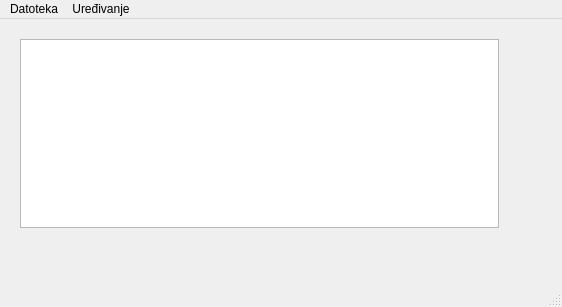
<?xml version="1.0" encoding="UTF-8"?>
<ui version="4.0">
 <class>MainWindow</class>
 <widget class="QMainWindow" name="MainWindow">
  <property name="geometry">
   <rect>
    <x>0</x>
    <y>0</y>
    <width>562</width>
    <height>307</height>
   </rect>
  </property>
  <property name="windowTitle">
   <string>MainWindow</string>
  </property>
  <widget class="QWidget" name="centralWidget">
   <widget class="QWidget" name="verticalLayoutWidget">
    <property name="geometry">
     <rect>
      <x>9</x>
      <y>9</y>
      <width>501</width>
      <height>211</height>
     </rect>
    </property>
    <layout class="QVBoxLayout" name="verticalLayout_2">
     <item>
      <widget class="QTextEdit" name="textEdit"/>
     </item>
    </layout>
   </widget>
  </widget>
  <widget class="QMenuBar" name="menuBar">
   <property name="geometry">
    <rect>
     <x>0</x>
     <y>0</y>
     <width>562</width>
     <height>25</height>
    </rect>
   </property>
   <widget class="QMenu" name="menuFile">
    <property name="title">
     <string>Datoteka</string>
    </property>
    <addaction name="actionNew"/>
    <addaction name="actionOpen"/>
    <addaction name="actionSave"/>
    <addaction name="actionSave_As"/>
    <addaction name="separator"/>
    <addaction name="actionExit"/>
    <addaction name="separator"/>
   </widget>
   <widget class="QMenu" name="menuEdit">
    <property name="title">
     <string>Uređivanje</string>
    </property>
    <addaction name="actionCopy"/>
    <addaction name="actionPaste"/>
    <addaction name="actionCut"/>
    <addaction name="actionUndo"/>
    <addaction name="actionRedo"/>
    <addaction name="separator"/>
   </widget>
   <addaction name="menuFile"/>
   <addaction name="menuEdit"/>
  </widget>
  <widget class="QStatusBar" name="statusBar"/>
  <action name="actionNew">
   <property name="text">
    <string>Novo</string>
   </property>
  </action>
  <action name="actionOpen">
   <property name="text">
    <string>Otvori</string>
   </property>
  </action>
  <action name="actionSave_As">
   <property name="text">
    <string>Spremi kao</string>
   </property>
  </action>
  <action name="actionExit">
   <property name="text">
    <string>Izađi</string>
   </property>
  </action>
  <action name="actionCopy">
   <property name="text">
    <string>Kopiraj</string>
   </property>
  </action>
  <action name="actionPaste">
   <property name="text">
    <string>Zalijepi</string>
   </property>
  </action>
  <action name="actionCut">
   <property name="text">
    <string>Izreži</string>
   </property>
  </action>
  <action name="actionUndo">
   <property name="text">
    <string>Vrati</string>
   </property>
  </action>
  <action name="actionRedo">
   <property name="text">
    <string>Redo</string>
   </property>
  </action>
  <action name="actionSave">
   <property name="text">
    <string>Spremi</string>
   </property>
  </action>
 </widget>
 <layoutdefault spacing="6" margin="11"/>
 <resources/>
 <connections/>
</ui>
